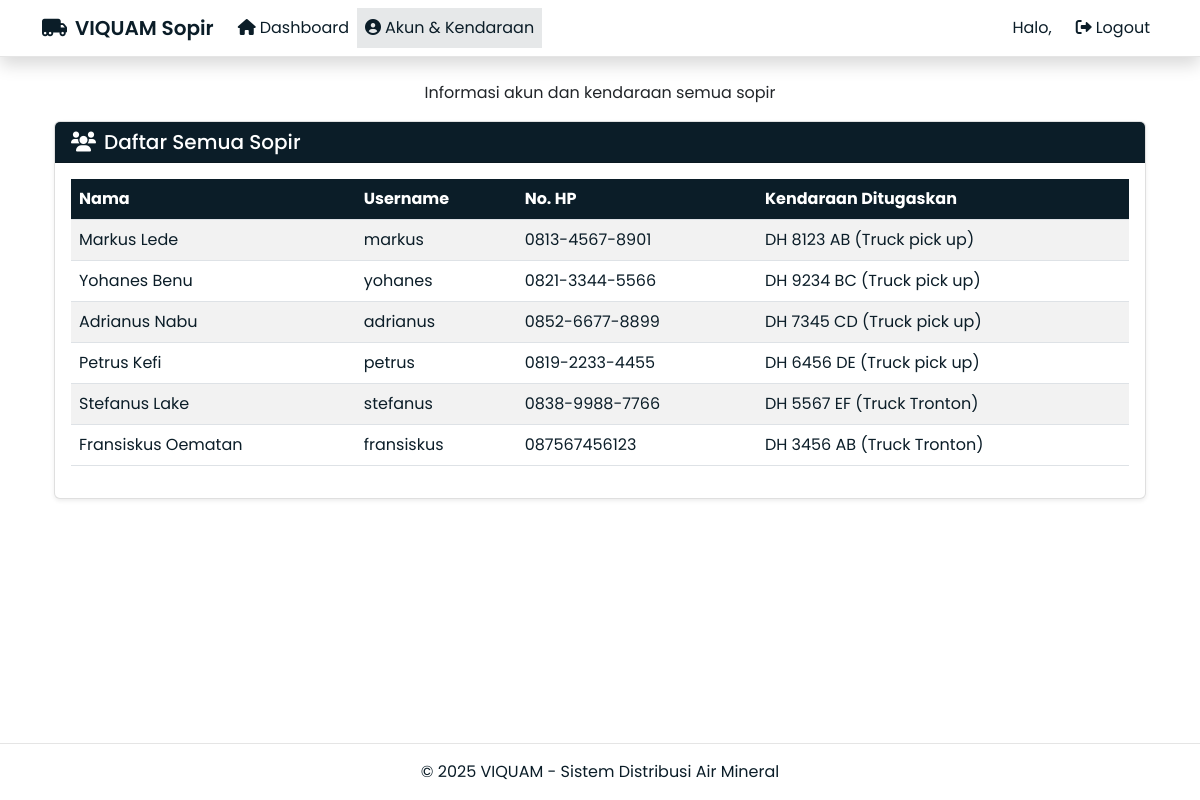
Screenshot of /sopir/account/ (signed in) with the database file from the repository.
### core/models.py (models this page shows, shortened)
class Sopir(models.Model):
    idSopir = models.AutoField(primary_key=True, verbose_name='ID Sopir')
    nama = models.CharField(max_length=20, verbose_name='Nama Sopir')
    noHp = models.CharField(max_length=20, verbose_name='Nomor HP')
    username = models.CharField(max_length=20, unique=True, verbose_name='Username')
    password = models.CharField(max_length=150, verbose_name='Password (Hash)')
    class Meta:
        verbose_name = 'Sopir'
        verbose_name_plural = 'Sopir'

class Kendaraan(models.Model):
    JENIS_CHOICES = (
        ('Roda 4', 'Roda 4'),
        ('Roda 6', 'Roda 6')
    )
    nomorPlat = models.CharField(max_length=15, primary_key=True, verbose_name='Nomor Plat')
    nama = models.CharField(max_length=20, verbose_name='Nama Kendaraan')
    jenis = models.CharField(max_length=15, choices=JENIS_CHOICES, default='Roda 4', verbose_name='Jenis Kendaraan')
    idSopir = models.ForeignKey(Sopir, on_delete=models.PROTECT, verbose_name='Nama Sopir')
    class Meta:
        verbose_name = 'Kendaraan'
        verbose_name_plural = 'Kendaraan'

### core/views.py (the view, shortened to what this page needs)
# urls.py: path('sopir/account/',                  views.sopir_account,         name='sopir-account'),
def sopir_account(request):
    if 'sopir_id' not in request.session and not request.user.is_superuser:
        messages.error(request, 'Silakan login terlebih dahulu.')
        return redirect('sopir-login')
    if request.user.is_superuser:
        sopir_list = Sopir.objects.all() # Admin diizinkan melihat semua
        context = {
            'sopir_list': sopir_list,
            'user': request.user,
            'is_admin_view': True,  # Variabel kendali untuk template
        }
        return render(request, 'sopir/sopir_account.html', context)

### core/templates/sopir/sopir_account.html (shortened to what this page needs)
{% extends 'sopir/base.html' %}
{% load humanize %}
{% block content %}
<div class="container">
    <div class="row">
        <div class="col-12">
            <p class="text-dark text-center">{% if is_admin_view %}Informasi akun dan kendaraan semua sopir{% else %}Informasi Akun Anda{% endif %}</p>
            {% if is_admin_view %}
            <div class="row">
                <div class="col-12">
                    <div class="card">
                        <div class="card-header">
                            <h5 class="mb-0"><i class="fas fa-users me-2"></i>Daftar Semua Sopir</h5>
                        </div>
                        <div class="card-body">
                            {% if sopir_list %}
                            <div class="table-responsive">
                                <table class="table table-striped">
                                    <thead>
                                        <tr>
                                            <th>Nama</th>
                                            <th>Username</th>
                                            <th>No. HP</th>
                                            <th>Kendaraan Ditugaskan</th>
                                        </tr>
                                    </thead>
                                    <tbody>
                                        {% for sopir_item in sopir_list %}
                                        <tr>
                                            <td>{{ sopir_item.nama }}</td>
                                            <td>{{ sopir_item.username }}</td>
                                            <td>{{ sopir_item.noHp }}</td>
                                            <td>
                                                {% for kendaraan in sopir_item.kendaraan_set.all %}
                                                    {{ kendaraan.nomorPlat }} ({{ kendaraan.nama }})<br>
                                                {% empty %}
                                                    <span class="text-muted">Tidak ada</span>
                                                {% endfor %}
                                            </td>
                                        </tr>
                                        {% endfor %}
                                    </tbody>
                                </table>
                            </div>
                            {% else %}
                                <p class="text-muted">Tidak ada sopir terdaftar.</p>
                            {% endif %}
                        </div>
                    </div>
                </div>
            </div>
            {% endif %}
        </div>
    </div>
</div>
{% endblock %}

### core/templates/sopir/base.html (style rules this page uses)
:root { --viquam-dark: #0b1d28; --viquam-white: #FFFFFF; }
html { scroll-behavior: smooth; }
body { background-color: var(--viquam-white); color: var(--viquam-dark); font-family: 'Poppins', sans-serif; display: flex; min-height: 100vh; flex-direction: column; }
.card { background-color: var(--viquam-white); color: var(--viquam-dark); box-shadow: 0 0.125rem 0.25rem rgba(0, 0, 0, 0.075); border: 1px solid rgba(0, 0, 0, 0.125); }
.card-header { background-color: var(--viquam-dark); color: var(--viquam-white); }
.table { background-color: var(--viquam-white); color: var(--viquam-dark); }
.table th { background-color: var(--viquam-dark); color: var(--viquam-white); }
.table td { color: var(--viquam-dark); }
.table-striped tbody tr:nth-of-type(odd) { background-color: rgba(11, 29, 40, 0.05); }

### rows the page displays
Sopir: nama "Markus Lede", username "markus", noHp "0813-4567-8901"
Kendaraan: nomorPlat "DH 8123 AB", nama "Truck pick up"
Sopir: nama "Yohanes Benu", username "yohanes", noHp "0821-3344-5566"
Kendaraan: nomorPlat "DH 9234 BC", nama "Truck pick up"
Sopir: nama "Adrianus Nabu", username "adrianus", noHp "0852-6677-8899"
Kendaraan: nomorPlat "DH 7345 CD", nama "Truck pick up"
Sopir: nama "Petrus Kefi", username "petrus", noHp "0819-2233-4455"
Kendaraan: nomorPlat "DH 6456 DE", nama "Truck pick up"
Sopir: nama "Stefanus Lake", username "stefanus", noHp "0838-9988-7766"
Kendaraan: nomorPlat "DH 5567 EF", nama "Truck Tronton"
Sopir: nama "Fransiskus Oematan", username "fransiskus", noHp "087567456123"
Kendaraan: nomorPlat "DH 3456 AB", nama "Truck Tronton"
